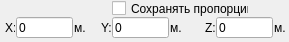
<?xml version="1.0" encoding="UTF-8"?>
<ui version="4.0">
  <class>MDIVECEDIT</class>
  <widget class="QWidget" name="MDIVECEDIT">
    <property name="geometry">
      <rect>
        <x>0</x>
        <y>0</y>
        <width>289</width>
        <height>42</height>
      </rect>
    </property>
    <property name="windowTitle">
      <string>MDIVECEDIT</string>
    </property>
    <widget class="QLabel" name="L">
      <property name="geometry">
        <rect>
          <x>0</x>
          <y>4</y>
          <width>1</width>
          <height>1</height>
        </rect>
      </property>
      <property name="text">
        <string/>
      </property>
    </widget>
    <widget class="QLabel" name="Label1">
      <property name="geometry">
        <rect>
          <x>5</x>
          <y>21</y>
          <width>10</width>
          <height>13</height>
        </rect>
      </property>
      <property name="windowTitle">
        <string>X:</string>
      </property>
      <property name="text">
        <string>X:</string>
      </property>
    </widget>
    <widget class="QLabel" name="Label2">
      <property name="geometry">
        <rect>
          <x>101</x>
          <y>21</y>
          <width>10</width>
          <height>13</height>
        </rect>
      </property>
      <property name="windowTitle">
        <string>Y:</string>
      </property>
      <property name="text">
        <string>Y:</string>
      </property>
    </widget>
    <widget class="QLabel" name="Label3">
      <property name="geometry">
        <rect>
          <x>205</x>
          <y>21</y>
          <width>10</width>
          <height>13</height>
        </rect>
      </property>
      <property name="windowTitle">
        <string>Z:</string>
      </property>
      <property name="text">
        <string>Z:</string>
      </property>
    </widget>
    <widget class="QLabel" name="Label4">
      <property name="geometry">
        <rect>
          <x>74</x>
          <y>21</y>
          <width>11</width>
          <height>13</height>
        </rect>
      </property>
      <property name="windowTitle">
        <string>м.</string>
      </property>
      <property name="text">
        <string>м.</string>
      </property>
    </widget>
    <widget class="QLabel" name="Label5">
      <property name="geometry">
        <rect>
          <x>170</x>
          <y>21</y>
          <width>11</width>
          <height>13</height>
        </rect>
      </property>
      <property name="windowTitle">
        <string>м.</string>
      </property>
      <property name="text">
        <string>м.</string>
      </property>
    </widget>
    <widget class="QLabel" name="Label6">
      <property name="geometry">
        <rect>
          <x>274</x>
          <y>21</y>
          <width>11</width>
          <height>13</height>
        </rect>
      </property>
      <property name="windowTitle">
        <string>м.</string>
      </property>
      <property name="text">
        <string>м.</string>
      </property>
    </widget>
    <widget class="QLineEdit" name="Edit1">
      <property name="geometry">
        <rect>
          <x>16</x>
          <y>17</y>
          <width>57</width>
          <height>21</height>
        </rect>
      </property>
      <property name="text">
        <string>0</string>
      </property>
    </widget>
    <widget class="QLineEdit" name="Edit2">
      <property name="geometry">
        <rect>
          <x>112</x>
          <y>17</y>
          <width>57</width>
          <height>21</height>
        </rect>
      </property>
      <property name="text">
        <string>0</string>
      </property>
    </widget>
    <widget class="QLineEdit" name="Edit3">
      <property name="geometry">
        <rect>
          <x>216</x>
          <y>17</y>
          <width>57</width>
          <height>21</height>
        </rect>
      </property>
      <property name="text">
        <string>0</string>
      </property>
    </widget>
    <widget class="QCheckBox" name="IsProportional">
      <property name="geometry">
        <rect>
          <x>112</x>
          <y>0</y>
          <width>137</width>
          <height>17</height>
        </rect>
      </property>
      <property name="windowTitle">
        <string>Сохранять пропорции</string>
      </property>
      <property name="text">
        <string>Сохранять пропорции</string>
      </property>
    </widget>
  </widget>
  <resources/>
  <connections/>
</ui>
